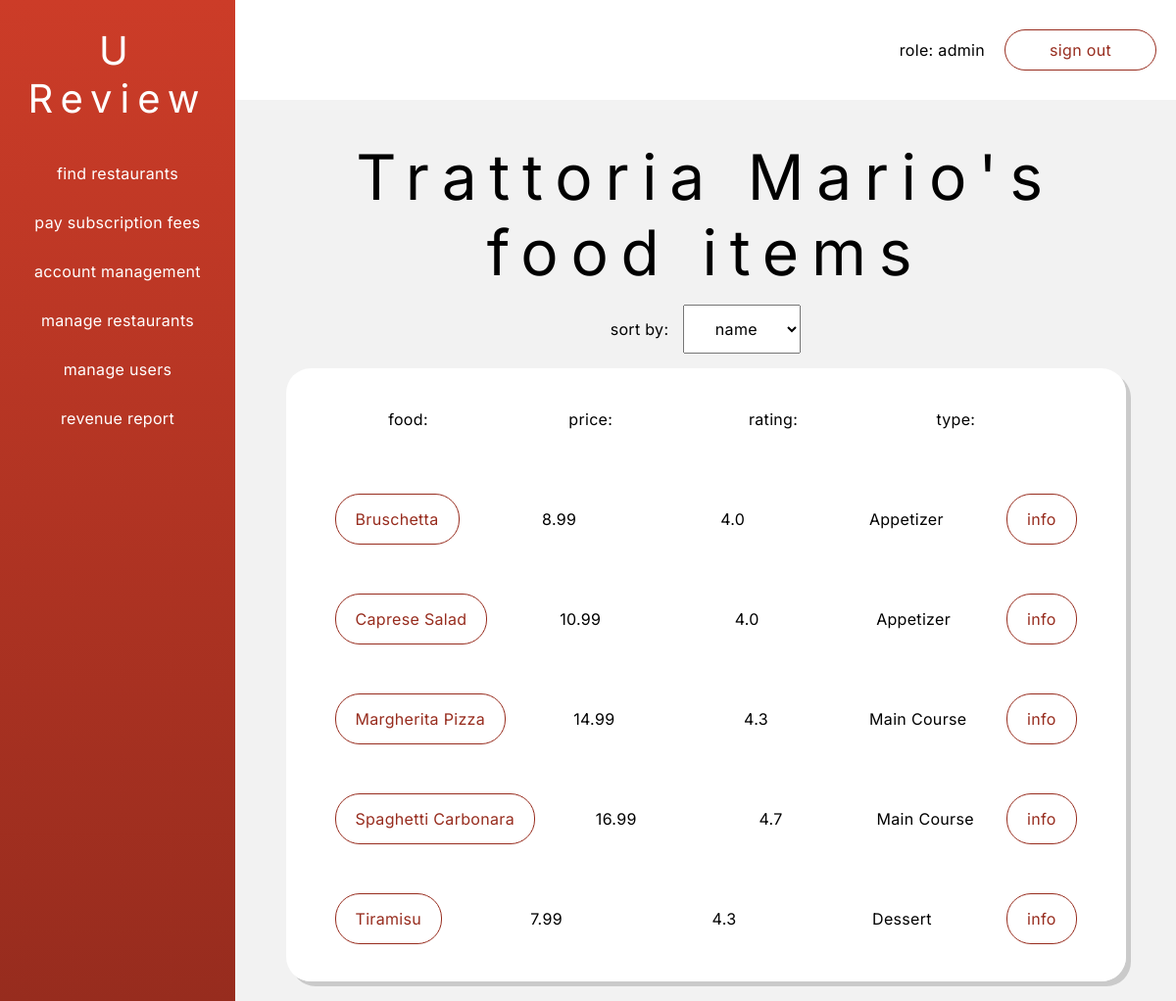
Screenshot of /phpViews/findRestaurant/findFoodItem.php?restaurant_id=1 (signed in) with the database file from the repository.
### tables this page shows
CREATE TABLE IF NOT EXISTS `restaurant` (
  `restaurant_id` int NOT NULL AUTO_INCREMENT,
  `restaurant_name` varchar(30) NOT NULL,
  `description` varchar(60) NOT NULL,
  `address` varchar(120) NOT NULL,
  `owner_name` varchar(30) NOT NULL,
  `phone` varchar(12) NOT NULL,
  `email` varchar(60) NOT NULL,
  `type` varchar(60) NOT NULL,
  `user_id` int NOT NULL,
  PRIMARY KEY (`restaurant_id`),
  KEY `user_id` (`user_id`)
);

CREATE TABLE IF NOT EXISTS `food` (
  `food_id` int NOT NULL AUTO_INCREMENT,
  `name` varchar(60) NOT NULL,
  `description` varchar(120) NOT NULL,
  `type` varchar(30) NOT NULL,
  `price` decimal(8,2) NOT NULL,
  `restaurant_id` int NOT NULL,
  PRIMARY KEY (`food_id`),
  KEY `restaurant_id` (`restaurant_id`)
);

### security/sanitize.php (called while the page is built)
<?php
function sanitize($conn, $string) {
    $string = stripslashes($string);
    $string = $conn->real_escape_string($string);
    return htmlentities($string);
}
?>

### phpViews/findRestaurant/findFoodItem.php (the view, shortened to what this page needs)
<!DOCTYPE html>
<html lang="en">
<head>
    <link rel="stylesheet" href="../../styles.css">
</head>
<body>
    <div class="dashboard-container">
        <div class="dashboard-left-container">
            <h1 class="dashboard-nav-title">U Review</h1>
            <?php
                require_once "../../components/dashboardleftContainer.php";
            ?>
        </div>
        <div class="dashboard-right-container">
            <?php
                require_once "../../components/dashboardNavBar.php";
            ?>
            <div class="dashboard-main">
                <?php
                    require_once '../../security/checksession.php';
                    require_once '../../security/sanitize.php';
                    $restaurant_id = sanitize($conn, $_GET['restaurant_id']);
                    $conn = new mysqli($hn,$un,$pw,$db);
                    $query = "SELECT * FROM restaurant WHERE restaurant_id =$restaurant_id";
                    $result = $conn->query($query);
                    if($result->num_rows > 0){
                        while($row = $result->fetch_array(MYSQLI_ASSOC)){
                            echo "<div class='title'>$row[restaurant_name]'s food items</div>";
                        }
                    }
                    else{
                        echo "No data found <br>";
                    }
                ?>
                <form method="POST" onchange="updateSort()" id="sort-by-form">
                    <label for="sort-by-form">sort by:</label>
                    <select name="sortby" id="sortby">
                        <?php
                            $values = ['f.name','average_rating','f.type'];
                            $valueLabels = ['name','rating','type'];
                            $sortBy = $values[0];
                            for($i = 0; $i < count($values); $i++){
                                if($values[$i] == $sortBy){
                                    echo "<option selected value=$values[$i]>$valueLabels[$i]</option>";
                                }
                                else{
                                    echo "<option value=$values[$i]>$valueLabels[$i]</option>";
                                }
                            }
                        ?>
                    </select>
                </form>
                <div class="dashboard-list-container">
                    <ul>
                        <li class="restaurant-list-item header-list-item">
                            <p>food:</p>
                            <p>price:</p>
                            <p>rating:</p>
                            <p>type:</p>
                        </li>
                        <?php
                            require_once '../../security/checksession.php';
                            require_once '../../security/sanitize.php';
                            $restaurant_id = sanitize($conn,$_GET['restaurant_id']);
                            $conn = new mysqli($hn,$un,$pw,$db);
                            $sortBy = "f.name";
                            $query = "SELECT
                                        f.food_id,
                                        f.name,
                                        f.price,
                                        f.type,
                                        f.description,
                                        COALESCE(ROUND(AVG(r.rating),1), 'N/A') as average_rating,
                                        COUNT(r.review_id) as review_count
                                    FROM
                                        food f
                                        LEFT JOIN review r ON f.food_id = r.food_id
                                    WHERE
                                        f.restaurant_id = $restaurant_id
                                    GROUP BY
                                        f.food_id,
                                        f.name,
                                        f.price,
                                        f.type,
                                        f.description
                                    ORDER BY
                                        $sortBy ASC;";
                            $result = $conn->query($query);
                            if($result->num_rows > 0){
                                while($row = $result->fetch_array(MYSQLI_ASSOC)){
                                    echo <<< _END
                                            <li class="restaurant-list-item header-list-item">
                                                <a href="findReview.php?food_id=$row[food_id]&restaurant_id=$restaurant_id">$row[name]</a>
                                                <p>$row[price]</p>
                                                <p>$row[average_rating]</p>
                                                <p>$row[type]</p>
                                                <a href="findFoodItemInfo.php?food_id=$row[food_id]&restaurant_id=$restaurant_id">info</a>
                                            </li>
                                    _END;
                                }
                            }
                            else{
                                echo "No data found <br>";
                            }
                        ?>
                    </ul>
                </div>
            </div>
    </div>
</body>
</html>

### styles.css (style rules this page uses)
:root { --white: white; --lightRed: #cc3c28; --darkRed: #972c1e; --redGradient: linear-gradient( var(--lightRed), var(--darkRed) ); --lightgrey: #f2f2f2; --darkgrey:#cacaca; }
* { font-family: "Inter", sans-serif; letter-spacing: .02em; font-weight: normal; scroll-behavior: smooth; }
body { height: 100vh; width: 100vw; margin:0; padding:0; display: flex; flex-direction: column; justify-content: center; align-items: center; }
.title { font-size: 64px; letter-spacing: .2em; text-align: center; }
.dashboard-container { width: 100vw; height: 100vh; margin: 0; padding: 0; display:flex; }
.dashboard-left-container { width: 20%; background:var(--redGradient); height: 100%; overflow: scroll; scroll-behavior: smooth; }
.dashboard-right-container { width: 80%; height: 100%; }
.dashboard-main { height: 90%; background-color: var(--lightgrey); display: flex; flex-direction: column; align-items: center; gap: 15px; padding:15px; padding-top: 40px; box-sizing: border-box; }
.dashboard-nav-title { font-size: 40px; text-align: center; color: var(--white); letter-spacing: 0.2em; }
#sort-by-form { display: flex; flex-direction: row; justify-content: center; align-items: center; gap: 15px; }
#sortby { width: 120px; height: 50px; font-size: 16px; text-align: center; }
.dashboard-list-container { width: 90%; height: 70%; border-radius: 25px; background-color: white; box-shadow: 5px 5px var(--darkgrey); padding: 10px; overflow: scroll; }
.restaurant-list-item { width: 95%; display: flex; justify-content: space-between; margin-bottom: 20px; }
.header-list-item { margin-bottom: 50px; }
.restaurant-list-item > p { width: 150px; text-align: center; }
.restaurant-list-item > a { padding: 15px 20px; color: var(--darkRed); border: 1px solid var(--darkRed); border-radius: 25px; }
li > a { text-decoration: none; }
ul > li { list-style: none; }

### rows the page displays
restaurant: restaurant_name "Trattoria Mario"
food: name "Bruschetta", price "8.99", row "4.0", type "Appetizer"
food: name "Caprese Salad", price "10.99", row "4.0", type "Appetizer"
food: name "Margherita Pizza", price "14.99", row "4.3", type "Main Course"
food: name "Spaghetti Carbonara", price "16.99", row "4.7", type "Main Course"
food: name "Tiramisu", price "7.99", row "4.3", type "Dessert"

### other values shown
$role "admin"
form field sortby "name"
